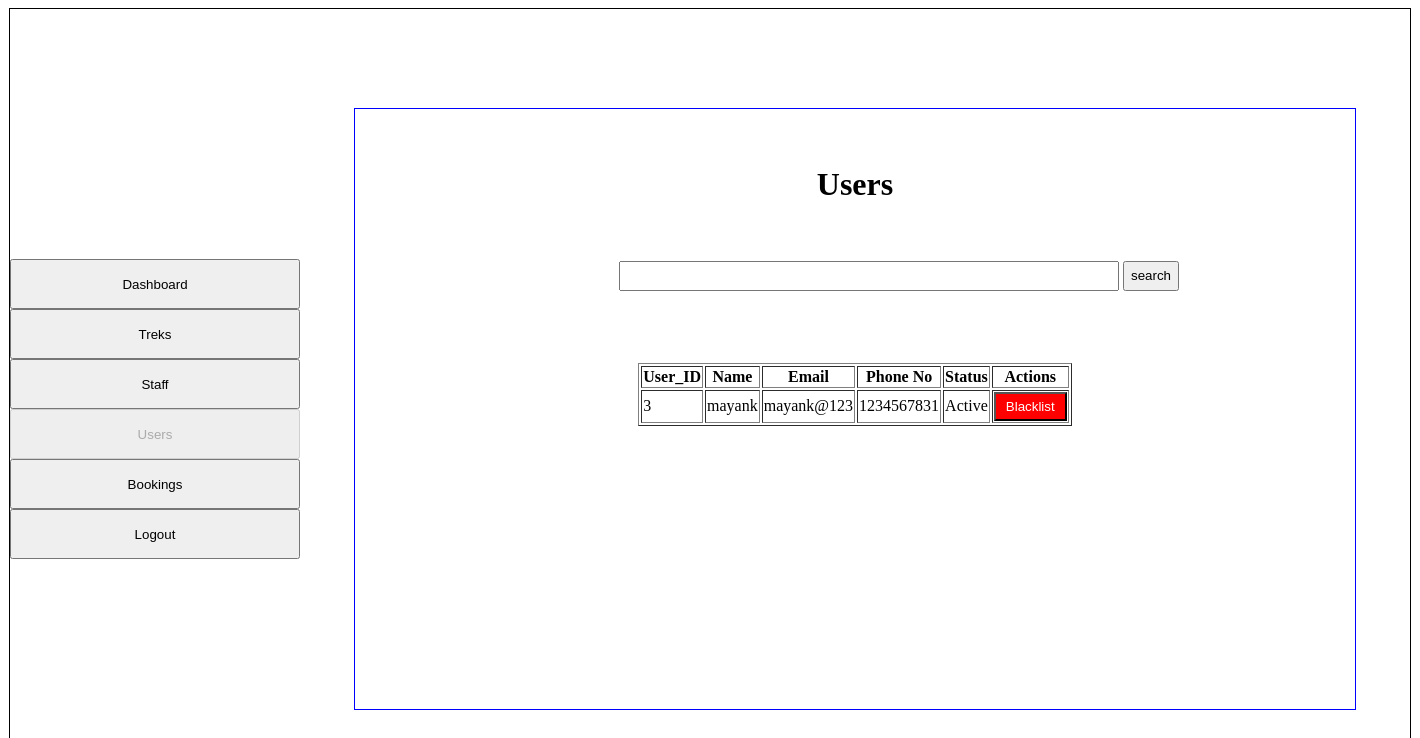
The app's page /all_users, older data.
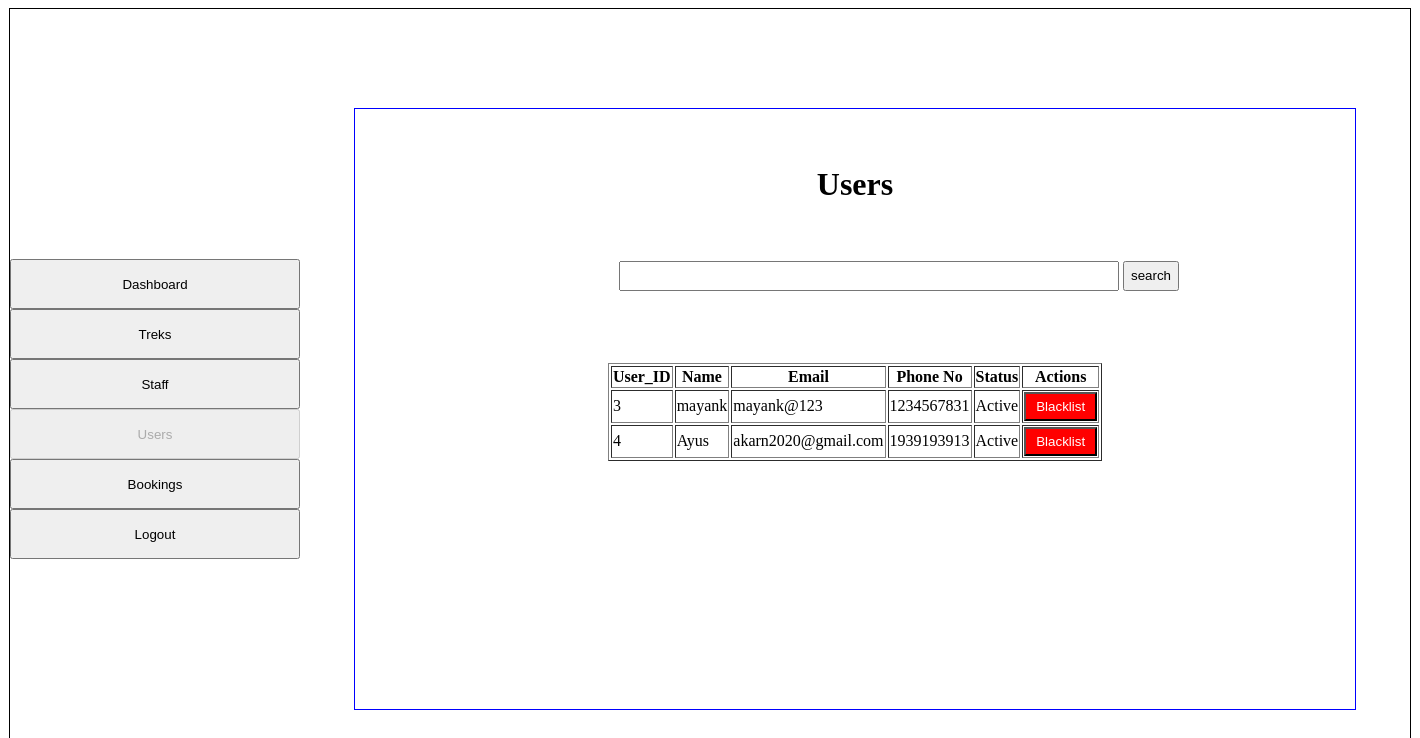
The same page, newer data.
### models.py (models this page shows)
class User(db.Model):
    __tablename__ = "users"
    user_id = db.Column(db.Integer, primary_key=True)
    full_name = db.Column(db.String(100), nullable=False)
    email = db.Column(db.String(120), unique=True, nullable=False)
    password = db.Column(db.String(200), nullable=False)
    phone = db.Column(db.String(15), nullable=False)
    role = db.Column(db.String(50), nullable=False)
    status = db.Column(db.String(20), nullable=False)
    bookings = db.relationship("Booking", cascade="all,delete", backref="user")

### app.py (the view)
@app.route('/all_users', methods=['GET', 'POST'])
def admin_user():
    if request.method == 'POST':
        search_query = request.form.get("search")
        data2 = db.session.query(User).filter(
            User.role == "2",
            (User.full_name.like(f"%{search_query}%")) |
            (User.email.like(f"%{search_query}%"))
        ).all()
    else:
        data2 = get_all_registered_data()
    return render_template("all_users.html", trkkdata=data2)

### app.py (called while the page is built)
def get_all_registered_data():
    user_data = db.session.query(User).filter(User.role == "2").all()
    return user_data

### templates/all_users.html (shortened to what this page needs)
{% extends "base.html" %}
{% block sidebar %}
<a href="/admin_dashboard"><input type="button" value="Dashboard" style="width: 290px; height: 50px; margin: 0 auto;"></a><br>
<a href="/manage_treks"><input type="button" value="Treks" style="width: 290px; height: 50px; margin: 0 auto;" ></a><br>
<a href="/all_staffs"><input type="button" value="Staff" style="width: 290px; height: 50px; margin: 0 auto;"></a><br>
<a href="/all_users"><input type="button" value="Users" style="width: 290px; height: 50px; margin: 0 auto;"disabled></a><br>
<a href="/bookings"><input type="button" value="Bookings" style="width: 290px; height: 50px; margin: 0 auto;"></a><br>
<a href="/logout"><input type="button" value="Logout" style="width: 290px; height: 50px; margin: 0 auto;"></a>
{% endblock %}
{% block content %}
<div style="text-align: center;">
<h1>Users</h1>
</div>
<br>
<br>
<div style="margin: 0 auto;">
<form method="POST" action="">
    <input type="search" name="search" style="width: 500px; height: 30px;">
    <input type="submit" value="search" style="height: 30px; cursor: pointer;">
</form>
<br>
<br>
</div>
<br>
<br>
<table border="1px solid black" style= "margin: 0 auto;">
<tr>
<th>User_ID</th>
<th>Name</th>
<th>Email</th>
<th>Phone No</th>
<th>Status</th>
<th>Actions</th>
</tr>
{% for t in trkkdata %}
<tr>
<td>{{t.user_id}}</td>
<td>{{t.full_name}}</td>
<td>{{t.email}}</td>
<td>{{t.phone}}</td>
<td>{{t.status}}</td>
<td>
    {% if t.status == "Active" %}
        <a href="/update_status/{{ t.user_id }}/Blacklisted">
            <input type="button" value="Blacklist" style="background-color: red; color: white; cursor: pointer; padding: 5px 10px;">
        </a>
    {% else %}
        <input type="button" value="Blacklisted" disabled style="background-color: gray; color: white; cursor: not-allowed; padding: 5px 10px;">
    {% endif %}
</td>
</tr>
{% endfor %}
</table>
{% endblock %}

Row changes from the older to the newer data that the page shows:
added User: user_id "4", full_name "Ayus", email "akarn2020@gmail.com", phone "1939193913", status "Active"
